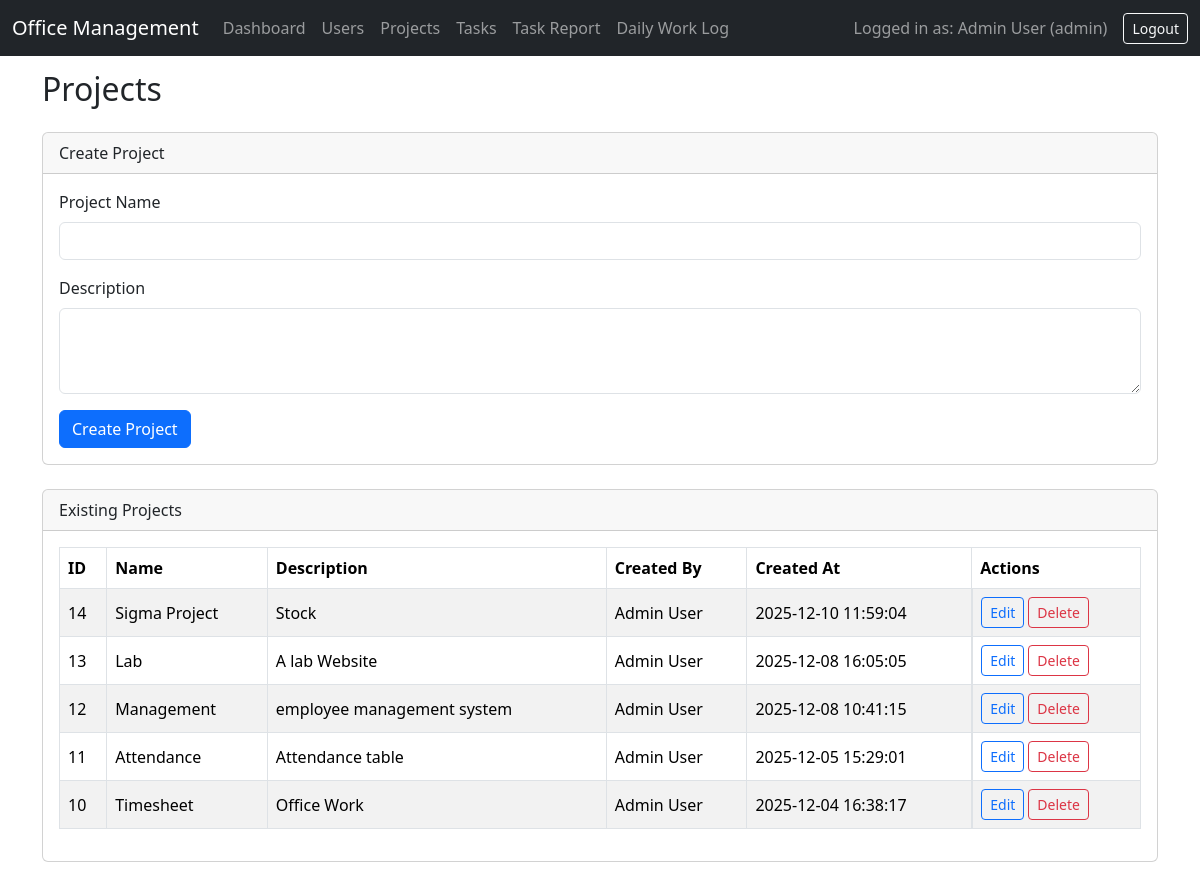
/projects.php (signed in), run on the app's committed database.
### tables this page shows
CREATE TABLE `projects` (
  `id` int(11) NOT NULL,
  `name` varchar(255) NOT NULL,
  `description` text DEFAULT NULL,
  `created_by` int(11) NOT NULL,
  `created_at` datetime NOT NULL DEFAULT current_timestamp()
);

CREATE TABLE `users` (
  `id` int(11) NOT NULL,
  `full_name` varchar(100) NOT NULL,
  `first_name` varchar(100) DEFAULT NULL,
  `last_name` varchar(100) DEFAULT NULL,
  `username` varchar(50) NOT NULL,
  `email` varchar(191) DEFAULT NULL,
  `mobile` varchar(20) DEFAULT NULL,
  `phone` varchar(20) DEFAULT NULL,
  `address` text DEFAULT NULL,
  `social_facebook` varchar(191) DEFAULT NULL,
  `social_linkedin` varchar(191) DEFAULT NULL,
  `social_instagram` varchar(191) DEFAULT NULL,
  `social_twitter` varchar(191) DEFAULT NULL,
  `social_other` varchar(191) DEFAULT NULL,
  `profile_image` varchar(191) DEFAULT NULL,
  `password` varchar(255) NOT NULL,
  `role` enum('admin','manager','employee') NOT NULL DEFAULT 'employee',
  `created_at` datetime NOT NULL DEFAULT current_timestamp()
);

### projects.php (the view, shortened to what this page needs)
<?php
require_once 'config.php';
$projects = [];
$res = $mysqli->query("SELECT p.*, u.full_name AS created_by_name
                       FROM projects p
                       LEFT JOIN users u ON p.created_by = u.id
                       ORDER BY p.created_at DESC, p.id DESC");
if ($res) {
    while ($row = $res->fetch_assoc()) {
        $projects[] = $row;
    }
}
include 'header.php';
?>
<h2 class="mb-4">Projects</h2>
<div class="card mb-4">
  <div class="card-header">Create Project</div>
  <div class="card-body">
    <form method="post">
      <div class="mb-3">
        <label class="form-label">Project Name</label>
        <input type="text" name="name" class="form-control" required>
      </div>
      <div class="mb-3">
        <label class="form-label">Description</label>
        <textarea name="description" class="form-control" rows="3"></textarea>
      </div>
      <button type="submit" class="btn btn-primary">Create Project</button>
    </form>
  </div>
</div>
<div class="card">
  <div class="card-header">Existing Projects</div>
  <div class="card-body table-responsive">
    <table class="table table-striped table-bordered align-middle">
      <thead>
        <tr>
          <th>ID</th>
          <th>Name</th>
          <th>Description</th>
          <th>Created By</th>
          <th>Created At</th>
          <th>Actions</th>
        </tr>
      </thead>
      <tbody>
        <?php if (!$projects): ?>
          <tr><td colspan="6" class="text-center">No projects yet.</td></tr>
        <?php else: ?>
          <?php foreach ($projects as $p): ?>
            <tr>
              <td><?php echo (int)$p['id']; ?></td>
              <td><?php echo htmlspecialchars($p['name']); ?></td>
              <td><?php echo nl2br(htmlspecialchars($p['description'])); ?></td>
              <td><?php echo htmlspecialchars($p['created_by_name']); ?></td>
              <td><?php echo htmlspecialchars($p['created_at']); ?></td>
              <td class="d-flex flex-wrap gap-1">
                <a href="projects.php?edit=<?php echo (int)$p['id']; ?>" class="btn btn-sm btn-outline-primary">Edit</a>
                <form method="post" onsubmit="return confirm('Delete this project?');">
                  <button type="submit" class="btn btn-sm btn-outline-danger">Delete</button>
                </form>
              </td>
            </tr>
          <?php endforeach; ?>
        <?php endif; ?>
      </tbody>
    </table>
  </div>
</div>
<?php include 'footer.php'; ?>

### data on the page
projects: id "14", name "Sigma Project", description "Stock", created_by.full_name "Admin User", created_at "2025-12-10 11:59:04"
projects: id "13", name "Lab", description "A lab Website", created_by.full_name "Admin User", created_at "2025-12-08 16:05:05"
projects: id "12", name "Management", description "employee management system", created_by.full_name "Admin User", created_at "2025-12-08 10:41:15"
projects: id "11", name "Attendance", description "Attendance table", created_by.full_name "Admin User", created_at "2025-12-05 15:29:01"
projects: id "10", name "Timesheet", description "Office Work", created_by.full_name "Admin User", created_at "2025-12-04 16:38:17"

### other printed values
$_SESSION['full_name'] "Admin User"
$_SESSION['role'] "admin"
